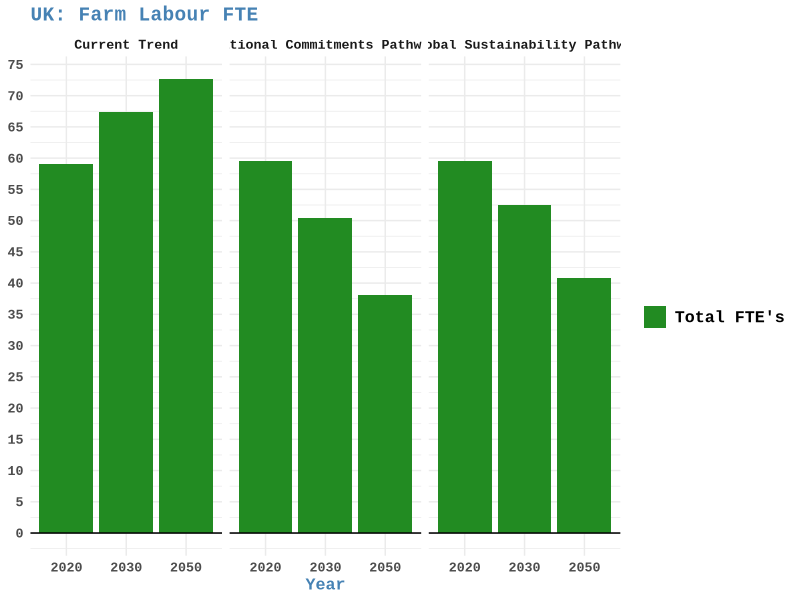
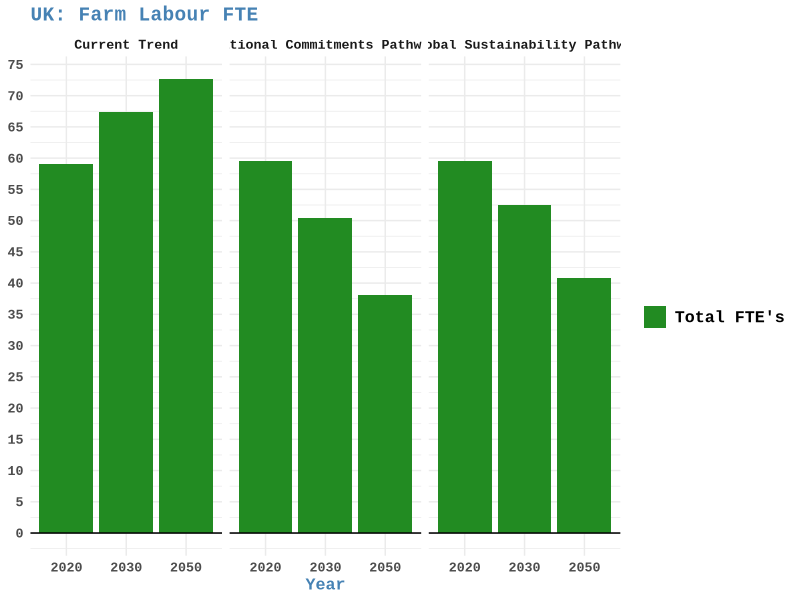

Source code (R) for these figures, in order:
# Libraries ---------------------------------------------------------------
library(here)
library(dplyr)
library(readr)
library(readxl)
library(conflicted)
library(readxl)
library(ggplot2)
library(scales)
conflict_prefer("filter", "dplyr")

here()

country="GBR"
#Data ---------------------------------------------------------------
scenathon<- read_csv(here("data", "extracted_indicator2023.csv")) %>% 
  filter(TradeAdjusment == "Yes") %>% 
  filter(Year %in% c("2020", "2030", "2050"))%>% 
  filter (alpha3 %in% c("AUS", "BRA", "COL", "ETH", "GBR")) %>% 
  select(alpha3, Year, pathway, CalcFarmLabourFTE)


#Pathway selection ---------------------------------------------------------------
# 
# FTE <- scenathon %>% 
#   filter(alpha3 == country)
# 


#Plot ---------------------------------------------------------------
# p <- ggplot(FTE, aes(x = as.factor(Year))) +
#   geom_bar(aes(y = CalcFarmLabourFTE, fill = "Farm Labour FTE"), stat = "identity", position = "dodge") +
#   geom_hline(yintercept = 0, linetype = "solid") +
#   scale_fill_manual(values = c("Farm Labour FTE" = "darkgreen"),
#                     name = "Legend") +
#   labs(title = "Ethiopia: Farm Labour FTE",
#        subtitle = "Current Trend Pathway",
#        x = "Year",
#        y = "FTE's") +
#   scale_y_continuous(breaks = seq(floor(-max(abs(FTE$CalcFarmLabourFTE))/10000)*10000,
#                                   ceiling(max(abs(FTE$CalcFarmLabourFTE))/10000)*10000,
#                                   10000)) +
#   
#   theme_minimal() +
#   theme(text = element_text(family = "Courier New", color = "black", size = 12, face = "bold"),
#         legend.title = element_text(family = "Courier New", color = "steelblue", size = 12, face = "bold"),  
#         legend.text = element_text(family = "Courier New", size = 12),
#         plot.title = element_text(color = "steelblue", size = 14, face = "bold"),
#         axis.title.x = element_text(color = "steelblue", size = 12),
#         axis.title.y = element_text(color = "steelblue", size = 12))
# 
# print(p)





#Plot Pathway ---------------------------------------------------------------
FTE <- scenathon %>% 
  filter(alpha3 == country)
FTE$pathway <- factor(FTE$pathway, levels = c("CurrentTrend", "NationalCommitments", "GlobalSustainability"))


p_pathway <- ggplot(FTE, aes(x = as.factor(Year))) +
  geom_bar(aes(y = CalcFarmLabourFTE, fill = "Total FTE's"), stat = "identity", position = "dodge") +
  geom_hline(yintercept = 0, linetype = "solid") +
  scale_fill_manual(values = c("Total FTE's" = "forestgreen"),
                    name = "") +
  labs(title = "UK: Farm Labour FTE",
       x = "Year") +
  scale_y_continuous(breaks = seq(floor(-max(abs(FTE$CalcFarmLabourFTE))/5)*5,
                                  ceiling(max(abs(FTE$CalcFarmLabourFTE))/5)*5,
                                  5),
                     labels = scales::comma_format()) + 
  facet_grid(. ~ pathway, scales = "free_y",
             labeller = labeller(pathway = c("CurrentTrend" = "Current Trend",
                                             "NationalCommitments" = "National Commitments Pathway",
                                             "GlobalSustainability" = "Global Sustainability Pathway"))) +
  
  theme_minimal() +
  theme(text = element_text(family = "Courier New", color = "black", size = 12, face = "bold"),
        legend.title = element_text(family = "Courier New", color = "steelblue", size = 12, face = "bold"),  
        legend.text = element_text(family = "Courier New", size = 12),
        plot.title = element_text(color = "steelblue", size = 14, face = "bold"),
        axis.title.x = element_text(color = "steelblue", size = 12),
        axis.title.y = element_blank())  # Remove y-axis title

print(p_pathway)

tiff(here("output", "figures",country, paste0(gsub("-", "",Sys.Date()), "_", "FarmLabour_pathway.tiff")),
     units = "in", height = 5, width = 14, res = 300)
plot(p_pathway)
dev.off()
